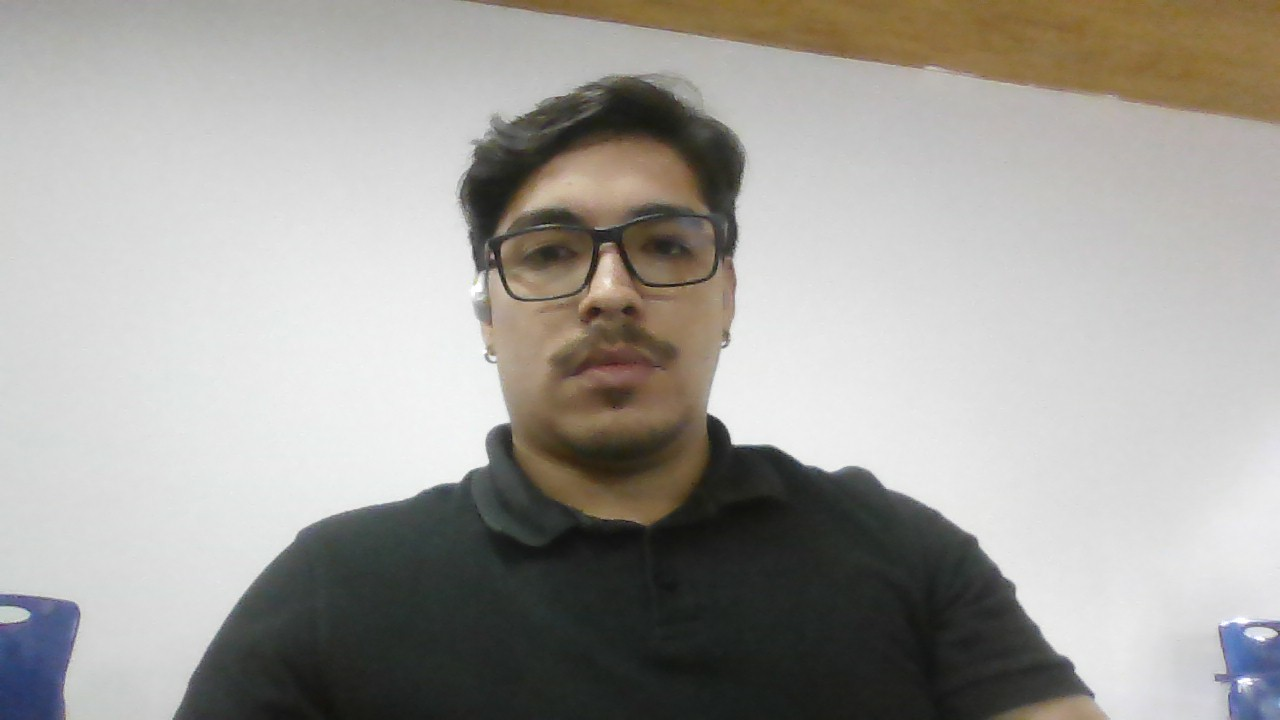
#> input picture edge/gabriel.jpg, 1280 x 720 px, given in place of video, which was not available
$ python cadastrar_rosto.py ../gabriel.jpg
#> lines starting #> are read from the running program, lines starting #| are printed output that depends on the picture; after the words box and inside, x2 and y2 are one past the last pixel; in counts of white or black regions, pixels touching at a corner belong together; pictures that were not available may be replaced by others from this repository, and a replacement may not be noted
# -*- coding: utf-8 -*-
import os
import sys
import cv2
import numpy as np
import shutil
import logging

logging.basicConfig(level=logging.INFO, format="%(asctime)s [%(levelname)s] %(message)s")
logger = logging.getLogger(__name__)

BASE_DIR = os.path.dirname(os.path.abspath(__file__))
DATASET_DIR = os.path.join(BASE_DIR, "dataset")
CAMERA_INDEX = "http://172.20.10.1:4747/video"
CASCADE_PATH = cv2.data.haarcascades + "haarcascade_frontalface_default.xml"
MODELO_YML = os.path.join(BASE_DIR, "classificador_lbph.yml")
MODELO_LABELS = os.path.join(BASE_DIR, "classificador_lbph_labels.npy")
AMOSTRAS_POR_COLABORADOR = 50

def garantir_diretorios():
    os.makedirs(DATASET_DIR, exist_ok=True)

def capturar_amostras(uuid_colaborador: str) -> int:
#> called with uuid_colaborador = '../gabriel.jpg'
    pasta_colaborador = os.path.join(DATASET_DIR, uuid_colaborador)
    os.makedirs(pasta_colaborador, exist_ok=True)

    cascade = cv2.CascadeClassifier(CASCADE_PATH)
    cap = cv2.VideoCapture(CAMERA_INDEX, cv2.CAP_FFMPEG)

    if not cap.isOpened():
        cap = cv2.VideoCapture(CAMERA_INDEX)
        if not cap.isOpened():
            logger.error(f"ERRO: Câmera indisponível no IP {CAMERA_INDEX}.")
            return 0

    contador = 0
    logger.info("Câmera aberta. Pressione a tecla ESPAÇO para capturar o rosto.")

    while contador < AMOSTRAS_POR_COLABORADOR:
        ret, frame = cap.read()
#> frame is the input picture: shape (720, 1280, 3); mean B, G, R 154.9, 159.5, 161.9
        if not ret: continue

        frame = cv2.rotate(frame, cv2.ROTATE_90_CLOCKWISE)
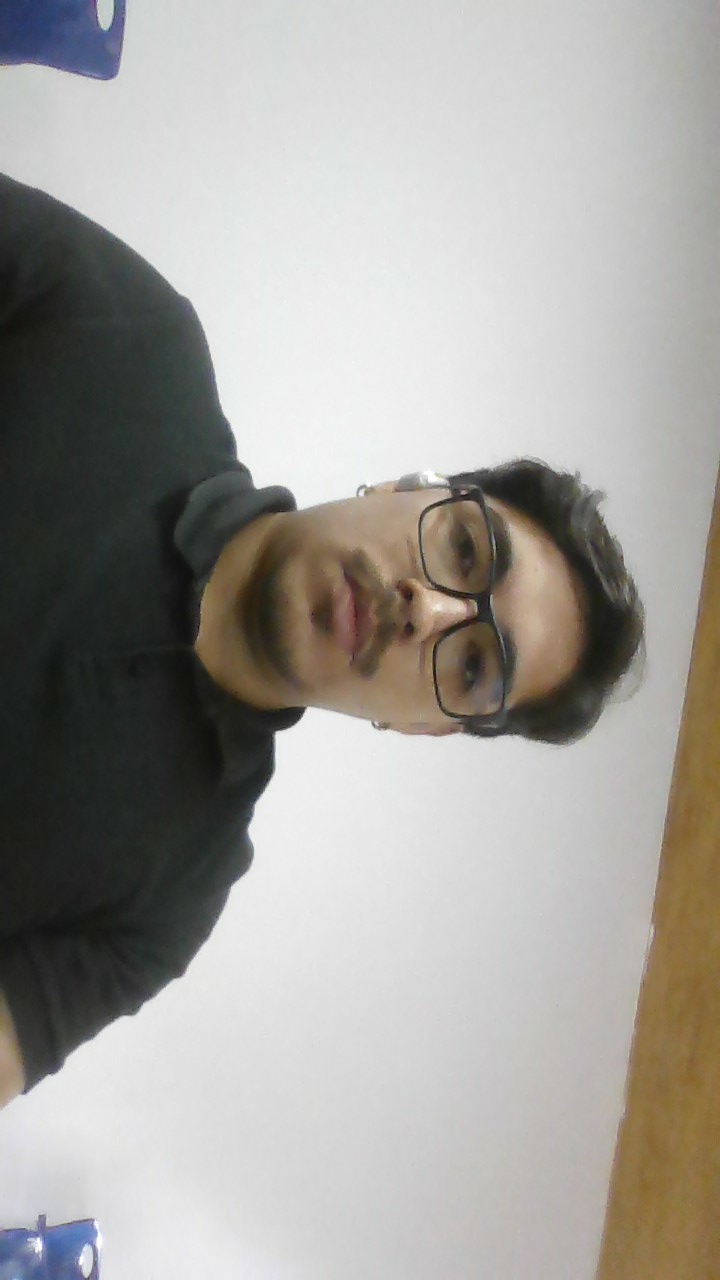
#> frame: shape (1280, 720, 3); mean B, G, R 154.9, 159.5, 161.9
        frame = cv2.resize(frame, (400, 500))
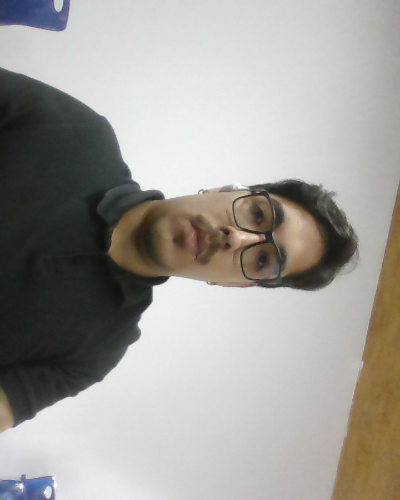
#> frame: shape (500, 400, 3); mean B, G, R 154.8, 159.4, 161.8
        cinza = cv2.cvtColor(frame, cv2.COLOR_BGR2GRAY)
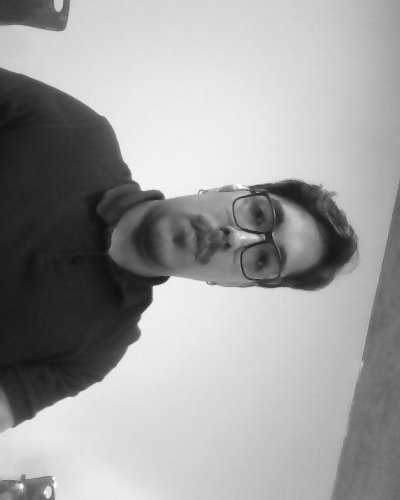
#> cinza: shape (500, 400); min 15, max 255, mean 159.6
        faces = cascade.detectMultiScale(cinza, scaleFactor=1.1, minNeighbors=5, minSize=(60, 60))
#> faces = ()

        visualizacao = frame.copy()
        for (x, y, w, h) in faces:
            cv2.rectangle(visualizacao, (x, y), (x + w, y + h), (0, 200, 0), 2)
#> this loop made 0 passes

        status_texto = f"Amostras: {contador}/{AMOSTRAS_POR_COLABORADOR}"
        cv2.putText(visualizacao, status_texto, (10, 25), cv2.FONT_HERSHEY_SIMPLEX, 0.6, (255, 255, 0), 2)
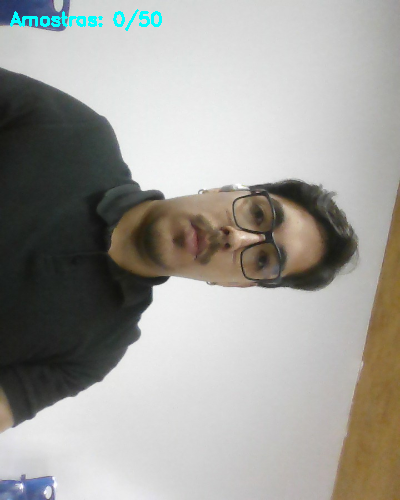
#> visualizacao: shape (500, 400, 3); 0.52% of pixels changed, all inside (x1, y1, x2, y2) = (10, 9, 162, 31)
        cv2.putText(visualizacao, "ESPACO=Capturar Rosto", (10, 55), cv2.FONT_HERSHEY_SIMPLEX, 0.55, (200, 200, 200), 1)
#> visualizacao: shape (500, 400, 3); 0.24% of pixels changed, all inside (x1, y1, x2, y2) = (12, 43, 222, 60)

        cv2.imshow("AccessPIM - Cadastro", visualizacao)
        tecla = cv2.waitKey(1) & 0xFF
#> (key q is pressed here)

        if tecla == ord('q') or tecla == 27:
            break

        # Só captura e avança a contagem se apertar espaço e houver um rosto na mira
        if tecla == ord(' ') and len(faces) > 0:
            x, y, w, h = max(faces, key=lambda b: b[2] * b[3])
            roi = cinza[y:y + h, x:x + w]
            roi_resized = cv2.resize(roi, (200, 200))

            nome_arquivo = os.path.join(pasta_colaborador, f"sample_{contador:03d}.jpg")
            cv2.imwrite(nome_arquivo, roi_resized)
            contador += 1
            cv2.waitKey(80) # Pequeno atraso para dar feedback visual

    cap.release()
    cv2.destroyAllWindows()
    return contador

# [69 lines left out: functions treinar_modelo, purgar_dados_lgpd, not called in this run]

if __name__ == "__main__":
    if len(sys.argv) < 2:
        print("Erro: ID não fornecido.")
        sys.exit(1)

    # 🎯 Agora aceitamos a STRING pura do UUID! Sem crash.
    uuid_colaborador = sys.argv[1]

    garantir_diretorios()
    total = capturar_amostras(uuid_colaborador)

    if total > 0:
        if treinar_modelo():
            purgar_dados_lgpd(uuid_colaborador)
            logger.info("====== AUTOMAÇÃO DE BORDA FINALIZADA ======")
            sys.exit(0)

#> (the run stopped early here; a loop or call above may not have finished)
